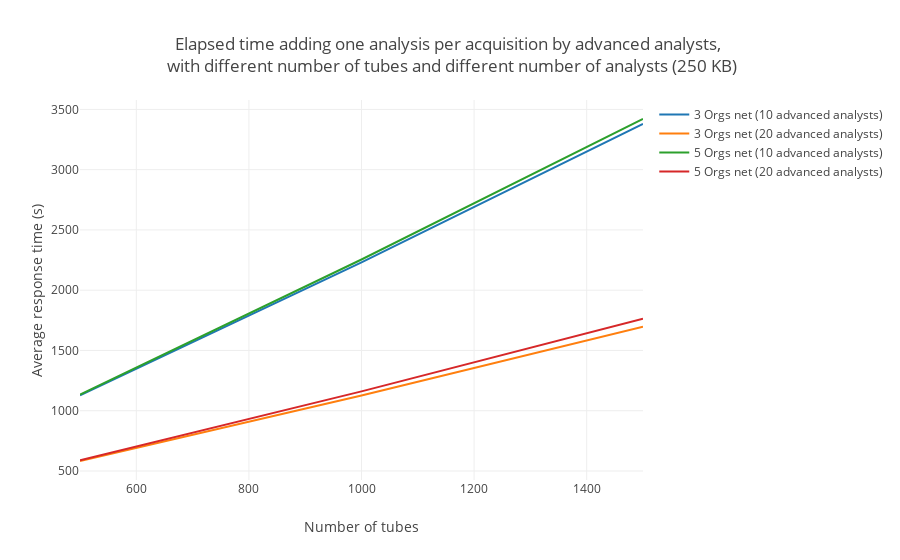

Notebook source saved alongside this figure:
### Markdown cell above
### Elapsed time adding one resolution per acquisition with different number of advanced analysts

### Code cell
# 3 Orgs net data
threeOrgs10 = [1127.5345, 2230.7146, 3378.8443]
threeOrgs20 = [582.8463, 1126.3205, 1696.8571]
# 5 Orgs net data
fiveOrgs10 = [1133.3466, 2254.7335, 3420.4332]
fiveOrgs20 = [589.8071, 1160.5390, 1763.8556]

totalResolution("250 KB", threeOrgs10, threeOrgs20, fiveOrgs10, fiveOrgs20)

### Figure 1 — Plotly figure (JSON) as saved in the notebook; plotly's stock layout.template omitted (floating-point values rounded to 4 significant figures)
{"data": [{"mode": "lines", "name": "3 Orgs net (10 advanced analysts)", "type": "scatter", "uid": "7bbf574f-f705-4872-be9f-8f46fef27006", "x": [500, 1000, 1500], "y": [1128.0, 2231.0, 3379.0]}, {"mode": "lines", "name": "3 Orgs net (20 advanced analysts)", "type": "scatter", "uid": "def8b407-73a7-4891-beec-87a52e9187e6", "x": [500, 1000, 1500], "y": [582.8, 1126.0, 1697.0]}, {"mode": "lines", "name": "5 Orgs net (10 advanced analysts)", "type": "scatter", "uid": "5759991d-e14a-459d-8733-9d498193c427", "x": [500, 1000, 1500], "y": [1133.0, 2255.0, 3420.0]}, {"mode": "lines", "name": "5 Orgs net (20 advanced analysts)", "type": "scatter", "uid": "36efc2f7-4ab5-47d4-8bf4-63edd0aaf415", "x": [500, 1000, 1500], "y": [589.8, 1161.0, 1764.0]}], "layout": {"barmode": "group", "title": {"text": "Elapsed time adding one analysis per acquisition by advanced analysts, <br> with different number of tubes and different number of analysts (250 KB)"}, "xaxis": {"range": [500, 1500], "title": {"text": "Number of tubes"}}, "yaxis": {"title": {"text": "Average response time (s)"}}}}
